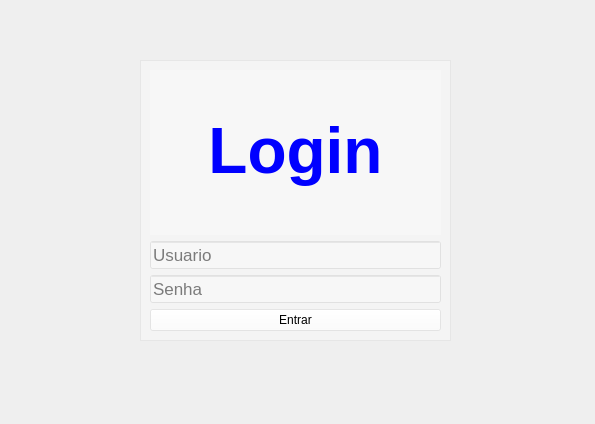
<?xml version="1.0" encoding="UTF-8"?>
<ui version="4.0">
 <class>Form</class>
 <widget class="QWidget" name="Form">
  <property name="geometry">
   <rect>
    <x>0</x>
    <y>0</y>
    <width>595</width>
    <height>424</height>
   </rect>
  </property>
  <property name="sizePolicy">
   <sizepolicy hsizetype="Fixed" vsizetype="Fixed">
    <horstretch>0</horstretch>
    <verstretch>0</verstretch>
   </sizepolicy>
  </property>
  <property name="minimumSize">
   <size>
    <width>595</width>
    <height>424</height>
   </size>
  </property>
  <property name="maximumSize">
   <size>
    <width>595</width>
    <height>424</height>
   </size>
  </property>
  <property name="windowTitle">
   <string>Form</string>
  </property>
  <widget class="QFrame" name="frame">
   <property name="geometry">
    <rect>
     <x>140</x>
     <y>60</y>
     <width>311</width>
     <height>281</height>
    </rect>
   </property>
   <property name="styleSheet">
    <string notr="true">background-color: rgba(255, 255, 255,0.3);</string>
   </property>
   <property name="frameShape">
    <enum>QFrame::StyledPanel</enum>
   </property>
   <property name="frameShadow">
    <enum>QFrame::Raised</enum>
   </property>
   <layout class="QVBoxLayout" name="verticalLayout">
    <item>
     <widget class="QLabel" name="label">
      <property name="text">
       <string>&lt;html&gt;&lt;head/&gt;&lt;body&gt;&lt;p align=&quot;center&quot;&gt;&lt;span style=&quot; font-size:48pt; font-weight:600; color:#0000ff;&quot;&gt;Login&lt;/span&gt;&lt;/p&gt;&lt;/body&gt;&lt;/html&gt;</string>
      </property>
     </widget>
    </item>
    <item>
     <widget class="QLineEdit" name="txt_login">
      <property name="enabled">
       <bool>true</bool>
      </property>
      <property name="font">
       <font>
        <pointsize>13</pointsize>
       </font>
      </property>
      <property name="text">
       <string/>
      </property>
      <property name="placeholderText">
       <string>Usuario</string>
      </property>
     </widget>
    </item>
    <item>
     <widget class="QLineEdit" name="txt_senha">
      <property name="enabled">
       <bool>true</bool>
      </property>
      <property name="font">
       <font>
        <pointsize>13</pointsize>
       </font>
      </property>
      <property name="echoMode">
       <enum>QLineEdit::Password</enum>
      </property>
      <property name="placeholderText">
       <string>Senha</string>
      </property>
     </widget>
    </item>
    <item>
     <widget class="QPushButton" name="btn_login">
      <property name="text">
       <string>Entrar</string>
      </property>
     </widget>
    </item>
   </layout>
  </widget>
 </widget>
 <resources/>
 <connections/>
</ui>
